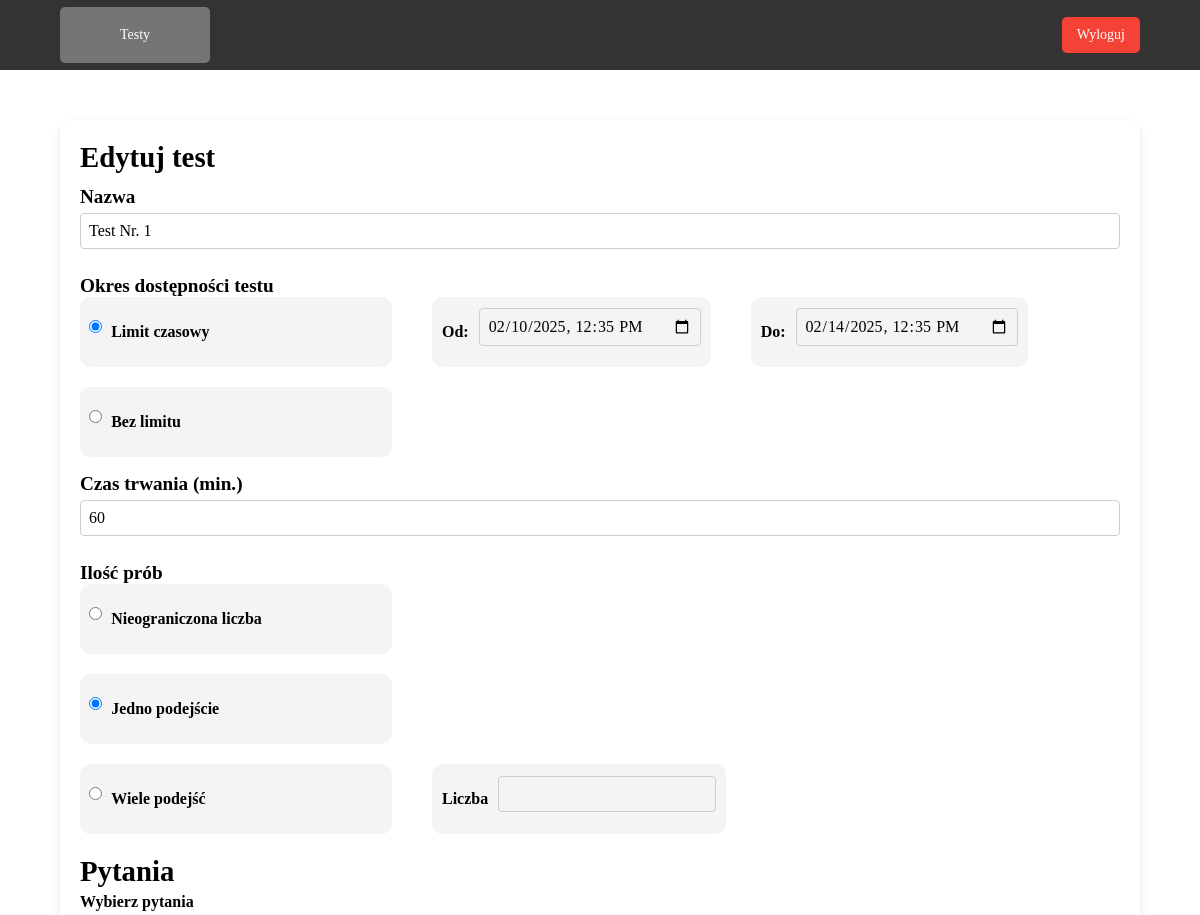
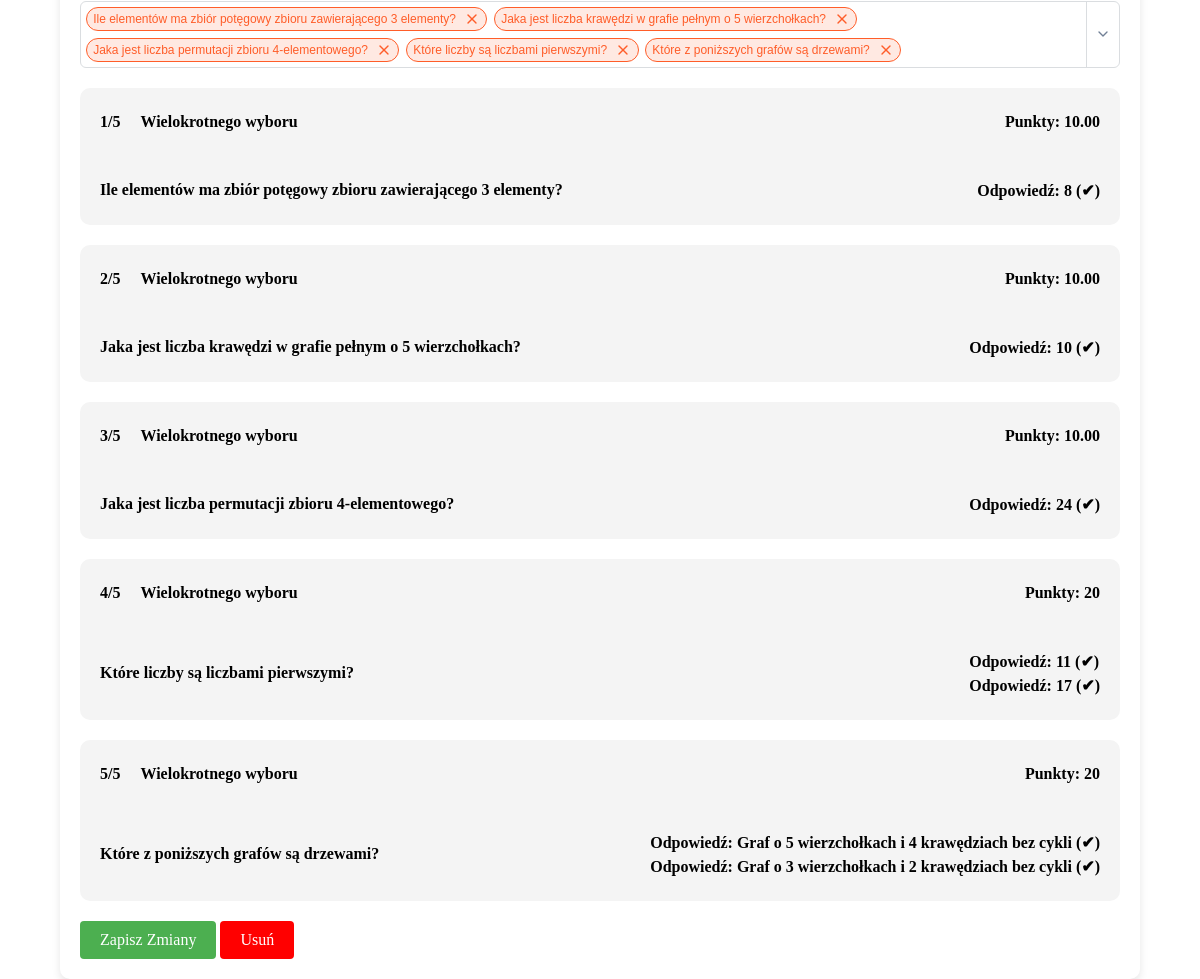
The app's page /teacher/edit_test.php?test_id=37 with its own data (2 pictures, top to bottom).
### tables this page shows
CREATE TABLE `tTesty` (
  `ID` int NOT NULL,
  `nazwa` varchar(255) DEFAULT NULL,
  `data_utworzenia` timestamp NULL DEFAULT CURRENT_TIMESTAMP,
  `data_rozpoczecia` datetime DEFAULT NULL,
  `data_zakonczenia` datetime DEFAULT NULL,
  `czas_trwania` int DEFAULT NULL,
  `ilosc_prob` int DEFAULT NULL,
  `id_grupy` int DEFAULT NULL,
  `id_wykladowcy` int DEFAULT NULL,
  `id_przedmiotu` int NOT NULL,
  `id_kierunku` int NOT NULL
);

CREATE TABLE `tPytania` (
  `ID` int NOT NULL,
  `id_przedmiotu` int NOT NULL,
  `id_wykladowcy` int NOT NULL,
  `typ` varchar(255) DEFAULT NULL,
  `tresc` text NOT NULL,
  `data_stworzenia` datetime DEFAULT CURRENT_TIMESTAMP,
  `data_aktualizacji` datetime DEFAULT CURRENT_TIMESTAMP ON UPDATE CURRENT_TIMESTAMP
);

CREATE TABLE `tOdpowiedzi` (
  `ID` int NOT NULL,
  `id_pytania` int NOT NULL,
  `tresc` text NOT NULL,
  `data_stworzenia` datetime DEFAULT CURRENT_TIMESTAMP,
  `data_aktualizacji` datetime DEFAULT CURRENT_TIMESTAMP ON UPDATE CURRENT_TIMESTAMP,
  `correct` tinyint(1) NOT NULL,
  `punkty` decimal(5,2) NOT NULL DEFAULT '0.00'
);

### config/functions.php (called while the page is built, shortened)
<?php
     function getRecordById($conn, $table, $id) {
        $query = "
                    SELECT
                        *
                    FROM
                        $table
                    WHERE ID = $id";
        $result = mysqli_query($conn, $query);
        $record = mysqli_fetch_assoc($result);
        return $record;
    }
?>

### public/teacher/edit_test.php (the view, shortened to what this page needs)
<?php
    require_once('../../config/connect.php');
    require_once('../../config/functions.php');
    $testId = $_GET['test_id'];
    $testInfo = getRecordById($conn, 'tTesty', $testId);
    function getTestQuestions($conn, $id_testu){
        $query = "SELECT t.ID AS test_id,
                     tp.id_testu,
                     tp.id_pytania,
                     p.ID AS pytanie_id,
                     p.tresc AS tresc_pytania,
                     p.typ AS typ_pytania,
                     o.id_pytania,
                     o.tresc AS tresc_odpowiedzi,
                     o.correct AS czy_poprawna,
                     o.punkty AS punkty_odpowiedzi
              FROM tTesty t
              JOIN tTestPytania tp ON tp.id_testu = t.ID
              JOIN tPytania p ON tp.id_pytania = p.ID
              JOIN tOdpowiedzi o ON o.id_pytania = p.ID
              WHERE t.ID = $id_testu";;
        return mysqli_query($conn, $query);
    }
    $test_id = $_GET['test_id'];
    $testQuestions = getTestQuestions($conn, $test_id);
    $questions = [];
    while ($row = mysqli_fetch_assoc($testQuestions)) {
        $questions[$row['pytanie_id']]['tresc'] = $row['tresc_pytania'];
        $questions[$row['pytanie_id']]['typ'] = $row['typ_pytania'];
        $questions[$row['pytanie_id']]['odpowiedzi'][] = [
            'tresc' => $row['tresc_odpowiedzi'],
            'czy_poprawna' => $row['czy_poprawna'],
            'punkty' => $row['punkty_odpowiedzi']
        ];
        if ($row['czy_poprawna'] == 1) {
            $questions[$row['pytanie_id']]['suma_punktow'] = isset($questions[$row['pytanie_id']]['suma_punktow'])
                ? $questions[$row['pytanie_id']]['suma_punktow'] + $row['punkty_odpowiedzi']
                : $row['punkty_odpowiedzi'];
        }
    }
?>
<!DOCTYPE html>
<html lang="en">
<head>
    <link rel="stylesheet" href="../../assets/css/main.css">
</head>
<body>
    <header>
        <div class="header-content">
            <div class="left-header">
                <a class="nav-btn" href="tests.php">Testy</a>
            </div>
            <div class="right-header">
                <?php
                    include('../../includes/logout_modal.php');
                ?>
            </div>
        </div>
    </header>
    <main class="main">
        <div class="container">
            <h1>Edytuj test</h1>
            <form action="../../includes/teacher/save_test.php" method="POST">
                <?php $ilosc_prob = $testInfo['ilosc_prob'];  ?>
                <h4>Nazwa</h4>
                <div class="radio">
                    <div class="radio-section">
                        <input type="text" name="nazwa" value="<?php echo $testInfo['nazwa']; ?>">
                    </div>
                </div>
                <h4>Okres dostępności testu</h4>
                <div class="radio" style="margin-bottom: 15px;">
                    <div class="radio-section">
                        <div class="radio-input">
                            <input type="radio" name="limit" value="date"
                                <?php echo (!empty($testInfo['data_rozpoczecia']) && !empty($testInfo['data_zakonczenia'])) ? 'checked' : ''; ?>>
                            <label>Limit czasowy</label>
                        </div>
                        <div class="time-limited-options">
                        <div class="time-limit-input">
                            <label>Od:</label>
                            <input type="datetime-local" id="start-time" name="start-time"
                                value="<?php echo !empty($testInfo['data_rozpoczecia']) ? date('Y-m-d\TH:i', strtotime($testInfo['data_rozpoczecia'])) : ""; ?>">
                        </div>
                        <div class="time-limit-input">
                            <label>Do:</label>
                            <input type="datetime-local" id="end-time" name="end-time"
                                value="<?php echo !empty($testInfo['data_zakonczenia']) ? date('Y-m-d\TH:i', strtotime($testInfo['data_zakonczenia'])) : ""; ?>">
                        </div>
                        </div>
                    </div>
                    <div class="radio-section">
                        <div class="radio-input">
                            <input type="radio" name="limit" value="unlimited"
                                <?php echo (!empty($testInfo['data_rozpoczecia']) && !empty($testInfo['data_zakonczenia'])) ? ' ' : 'checked'; ?>    >
                            <label>Bez limitu</label>
                        </div>
                    </div>
                </div>
                <h4>Czas trwania (min.)</h4>
                <div class="radio">
                    <div class="radio-section">
                    <input type="number" name="test-time" value="<?php echo $testInfo['czas_trwania']; ?>">
                    </div>
                </div>
                <h4>Ilość prób</h4>
                <div class="radio">
                    <div class="radio-section">
                        <div class="radio-input">
                            <input type="radio" name="attempts" value="unlimited" id="attempts-unlimited"
                                <?php echo ($ilosc_prob == -1) ? 'checked' : ''; ?>>
                            <label for="attempts-unlimited">Nieograniczona liczba</label>
                        </div>
                    </div>
                    <div class="radio-section">
                        <div class="radio-input">
                            <input type="radio" name="attempts" value="one" id="attempts-one"
                                <?php echo ($ilosc_prob == 1) ? 'checked' : ''; ?>>
                            <label for="attempts-one">Jedno podejście</label>
                        </div>
                    </div>
                    <div class="radio-section">
                        <div class="radio-input">
                            <input type="radio" name="attempts" value="multiple" id="attempts-multiple"
                                <?php echo ($ilosc_prob > 1) ? 'checked' : ''; ?>>
                            <label for="attempts-multiple">Wiele podejść</label>
                        </div>
                        <div class="time-limited-options">
                            <div class="time-limit-input">
                                <label for="number-of-attempts">Liczba</label>
                                <input type="number" id="number-of-attempts" name="number-of-attempts" value="<?php echo ($testInfo['ilosc_prob'] > 1) ? $testInfo['ilosc_prob'] : ''; ?>">
                            </div>
                        </div>
                    </div>
                </div>
                <h1 style="margin-top: 20px;">Pytania</h1>
                <label>Wybierz pytania</label>
                <?php $index = 1; ?>
                <?php foreach ($questions as $pytanie_id => $pytanie): ?>
                    <div class="radio" style="margin-top: 20px;">
                        <div class="question-card">
                            <div class="question-left">
                                <div class="question-top">
                                    <div class="number">
                                        <label><?php echo $index; ?>/<?php echo count($questions); ?></label>
                                        <label><?php echo ucfirst($pytanie['typ']); ?></label>
                                    </div>
                                    <div class="points">
                                        <label>Punkty: <?php echo isset($pytanie['suma_punktow']) ? $pytanie['suma_punktow'] : 0; ?></label>
                                    </div>
                                </div>
                                <div class="question-top">
                                    <div class="question">
                                        <label><?php echo htmlspecialchars($pytanie['tresc']); ?></label>
                                    </div>
                                    <div class="answer">
                                        <?php foreach ($pytanie['odpowiedzi'] as $odpowiedz): ?>
                                            <?php if ($odpowiedz['czy_poprawna'] == 1): ?>
                                                <label>Odpowiedź: <?php echo htmlspecialchars($odpowiedz['tresc']); ?>
                                                    (<?php echo "✔"; ?>)</label>
                                            <?php endif; ?>
                                        <?php endforeach; ?>
                                    </div>
                                </div>
                            </div>
                        </div>
                    </div>
                    <?php $index++; ?>
                <?php endforeach; ?>
                <button type="submit" name="action" value="update" class="submit-btn">Zapisz Zmiany</button>
                <button type="submit" name="action" value="delete" class="submit-btn" id="delete-btn">Usuń</button>
            </form>
        </div>
    </main>
</body>
</html>

### assets/css/main.css (style rules this page uses)
* { padding: 0px; margin: 0px; border: none; }
*, *::before, *::after { box-sizing: border-box; }
a, a:link, a:visited { text-decoration: none; }
aside, nav, footer, header, section, main { display: block; }
h1, h2, h3, h4, h5, h6, p { font-size: inherit; font-weight: inherit; }
input, textarea, button, select { font-family: inherit; font-size: inherit; color: inherit; background-color: transparent; }
button, input[type=submit] { display: inline-block; box-shadow: none; background-color: transparent; background: none; cursor: pointer; }
label { cursor: pointer; }
h1 { font-size: 1.8rem; font-weight: bold; line-height: 1.2; }
h4 { font-size: 1.2rem; font-weight: bold; line-height: 1.2; margin-top: 10px; }
label { font-weight: bold; }
.container { width: 90%; padding: 20px; box-shadow: 0px 4px 8px rgba(0, 0, 0, 0.1); border-radius: 10px; }
.main { margin-top: 50px; display: flex; justify-content: center; align-items: center; }
header { height: 70px; width: 100%; background-color: #333333; display: flex; align-items: center; justify-content: center; }
.header-content { width: 90%; display: flex; justify-content: space-between; }
.right-header { display: flex; justify-content: space-between; align-items: center; gap: 15px; }
.left-header { display: flex; justify-content: space-between; align-items: center; gap: 15px; }
.nav-btn { background-color: #757575; color: white; width: 150px; padding: 20px 20px; cursor: pointer; font-size: 14px; border-radius: 5px; text-align: center; }
label { display: block; margin: 5px 0; }
input, textarea, select { width: 100%; padding: 8px; margin: 5px 0 15px 0; border: 1px solid #ccc; border-radius: 4px; }
.submit-btn { background-color: #4CAF50; color: white; border: none; padding: 10px 20px; border-radius: 4px; cursor: pointer; margin-top: 20px; }
#delete-btn { background-color: red; }
.radio { display: flex; gap: 20px; flex-direction: column; }
.radio-section { display: flex; justify-content: start; gap: 40px; }
.radio-input { display: flex; align-items: center; height: 70px; background-color: #f4f4f4; border-radius: 10px; width: 30%; }
.radio-input input { width: 10%; }
.time-limited-options { display: flex; gap: 40px; }
.time-limit-input { display: flex; align-items: center; background-color: #f4f4f4; border-radius: 10px; padding-left: 10px; padding-right: 10px; }
.time-limit-input label { margin-right: 10px; }
.question-card { display: flex; flex-direction: row; background-color: #f4f4f4; border-radius: 10px; }
.question-left { display: flex; flex-direction: column; width: 100%; }
.question-top { display: flex; align-items: center; justify-content: space-between; padding: 20px; }
.number { display: flex; gap: 20px; }

### records on screen
ttesty: nazwa "Test Nr. 1", data_zakonczenia "☑", start-time "02/10/2025 12:35", end-time "02/14/2025 12:35", test-time "60", ilosc_prob "☐ Nieograniczona liczba", ilosc_prob "☑ Jedno podejście", ilosc_prob "☐ Wiele podejść", count($questions) "5", tpytania.typ "Wielokrotnego wyboru", todpowiedzi.punkty "10.00", tpytania.tresc "Ile elementów ma zbiór potęgowy zbioru zawierającego 3 elementy?", todpowiedzi.tresc "8", tpytania.tresc "Jaka jest liczba krawędzi w grafie pełnym o 5 wierzchołkach?", todpowiedzi.tresc "10", tpytania.tresc "Jaka jest liczba permutacji zbioru 4-elementowego?", todpowiedzi.tresc "24", todpowiedzi.tresc "11", todpowiedzi.tresc "17", todpowiedzi.tresc "Graf o 5 wierzchołkach i 4 krawędziach bez cykli", todpowiedzi.tresc "Graf o 3 wierzchołkach i 2 krawędziach bez cykli"

### other values on screen
count($questions) "5"
$pytanie['typ'] "Wielokrotnego wyboru"
$pytanie['suma_punktow'] "20"
$pytanie['tresc'] "Które liczby są liczbami pierwszymi?"
$pytanie['tresc'] "Które z poniższych grafów są drzewami?"
